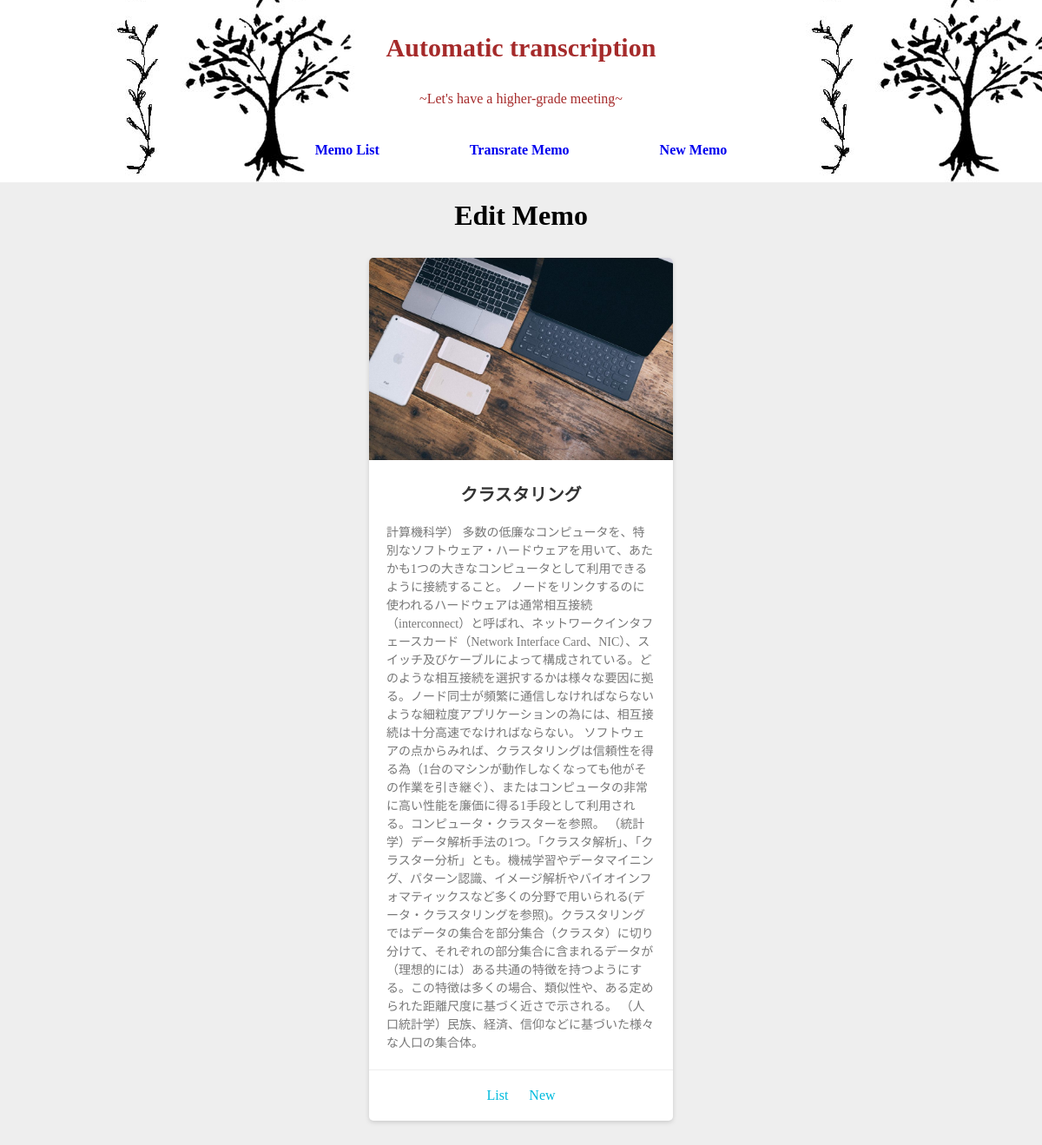
The app's page /memo/4/ with its own data.
### boardapp/models.py (models this page shows, shortened)
class Post(models.Model):
    title = models.CharField(verbose_name='タイトル', max_length=10)
    text = models.CharField(verbose_name='テキスト', max_length=100)
    mytext = models.CharField(verbose_name='マイテキスト', max_length=100)
    created_at = models.DateTimeField(verbose_name='登録日時', auto_now_add=True)
    updated_at = models.DateTimeField(verbose_name='更新日時', auto_now=True)

### boardapp/views.py (the view)
# urls.py: path("memo/<int:pk>/",views.view_article,name="view_article"),
def view_article(request,pk):
    template_name = "memo/view_article.html"
    try:
        memo = Post.objects.get(pk=pk)
    except Post.DoesNotExist:
        raise Http404
    context = {"memo":memo}
    return render(request,template_name,context)

### boardapp/templates/memo/view_article.html (shortened to what this page needs)
{% extends 'base/base.html' %}
{% load static %}
{% block jumbotron %}
<h1 class="h3">Edit Memo</h1>
{% endblock %}
{% block body %}
<section class="card">
    <img class="card-img" src="{% static  'pc1.jpg'%}" alt="">
    <div class="card-content">
      <h1 class="card-title" >{{memo.title}}</h1>
      <p class="card-text">{{memo.text}}</p>
    </div>
    <div class="card-link">
        <a class="nav-list-item" href="{% url 'list' %}">List</a>
        <a class="nav-list-item"href="{% url 'new' %}">New</a>
    </div>
  </section>
</div>
{% endblock %}

### boardapp/static/style1.css (style rules this page uses)
* { margin:0; padding:0; }
.nav-list-item { list-style: none; display: inline-block; text-decoration: none; margin: 0 50px; }
body { background: #eee; }
.card { margin: 30px auto; width: 350px; background: #fff; border-radius: 5px; box-shadow: 0 2px 5px #ccc; }
.card-img { border-radius: 5px 5px 0 0; max-width: 100%; height: auto; }
.card-content { padding: 20px; }
.card-title { font-size: 20px; margin-bottom: 20px; text-align: center; color: #333; }
.card-text { color: #777; font-size: 14px; line-height: 1.5; text-overflow: ellipsis; -webkit-text-overflow: ellipsis; -o-text-overflow: ellipsis; }
.card-link { text-align: center; border-top: 1px solid #eee; padding: 20px; }
.card-link a { text-decoration: none; color: #0bd; margin: 0 10px; }
.h3 { text-align: center; margin: 20px; }

### records on screen
Post: title "クラスタリング", text "計算機科学） 多数の低廉なコンピュータを、特別なソフトウェア・ハードウェアを用いて、あたかも1つの大きなコンピュータとして利用できるように接続すること。 ノードをリンクするのに使われるハードウェアは通常相互接続（interconnect）と呼ばれ、ネットワークインタフェースカード（Network Interface Card、NIC）、スイッチ及びケーブルによって構成されている。どのような相互接続を選択するかは様々な要因に拠る。ノード同士が頻繁に通信しなければならないような細粒度アプリケーションの為には、相互接続は十分高速でなければならない。 ソフトウェアの点からみれば、クラスタリングは信頼性を得る為（1台のマシンが動作しなくなっても他がその作業を引き継ぐ）、またはコンピュータの非常に高い性能を廉価に得る1手段として利用される。コンピュータ・クラスターを参照。 （統計学）データ解析手法の1つ。「クラスタ解析」、「クラスター分析」とも。機械学習やデータマイニング、パターン認識、イメージ解析やバイオインフォマティックスなど多くの分野で用いられる(データ・クラスタリングを参照)。クラスタリングではデータの集合を部分集合（クラスタ）に切り分けて、それぞれの部分集合に含まれるデータが（理想的には）ある共通の特徴を持つようにする。この特徴は多くの場合、類似性や、ある定められた距離尺度に基づく近さで示される。 （人口統計学）民族、経済、信仰などに基づいた様々な人口の集合体。"
